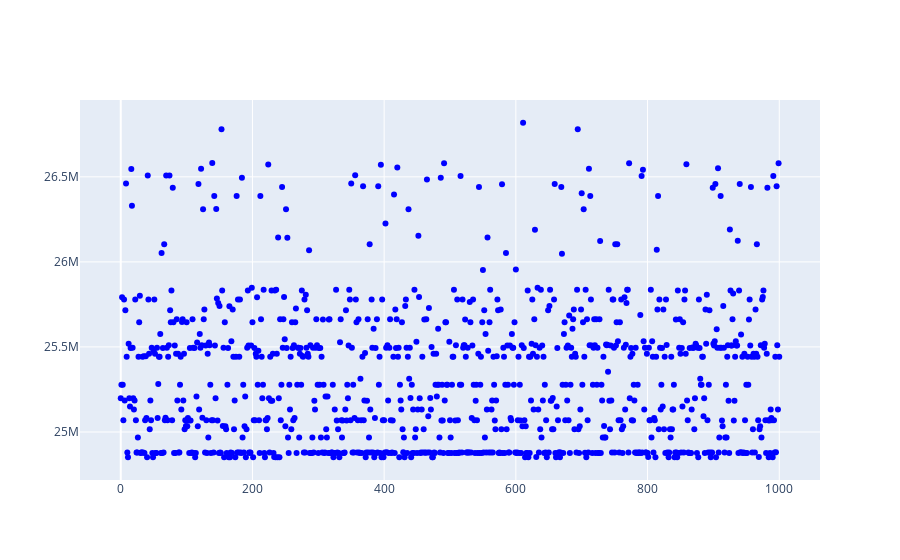

Notebook code for this chart:
### Code cell
fig = go.Figure()
fig.add_traces(
    go.Scatter(
        x=list(inertia_dict.keys()),
        y=list(inertia_dict.values()),
        mode="markers",
        marker={
            "color":"blue"
        }
    )
)
fig.show()

### Figure 1 — Plotly figure (JSON) as saved in the notebook; plotly's stock layout.template omitted (floating-point values rounded to 4 significant figures; data arrays with more than 128 entries replaced by an {"elided": "..."} marker saying what was removed)
{"data": [{"marker": {"color": "blue"}, "mode": "markers", "type": "scatter", "x": {"elided": "1001 int values"}, "y": {"elided": "1001 float values"}}], "layout": {}}
